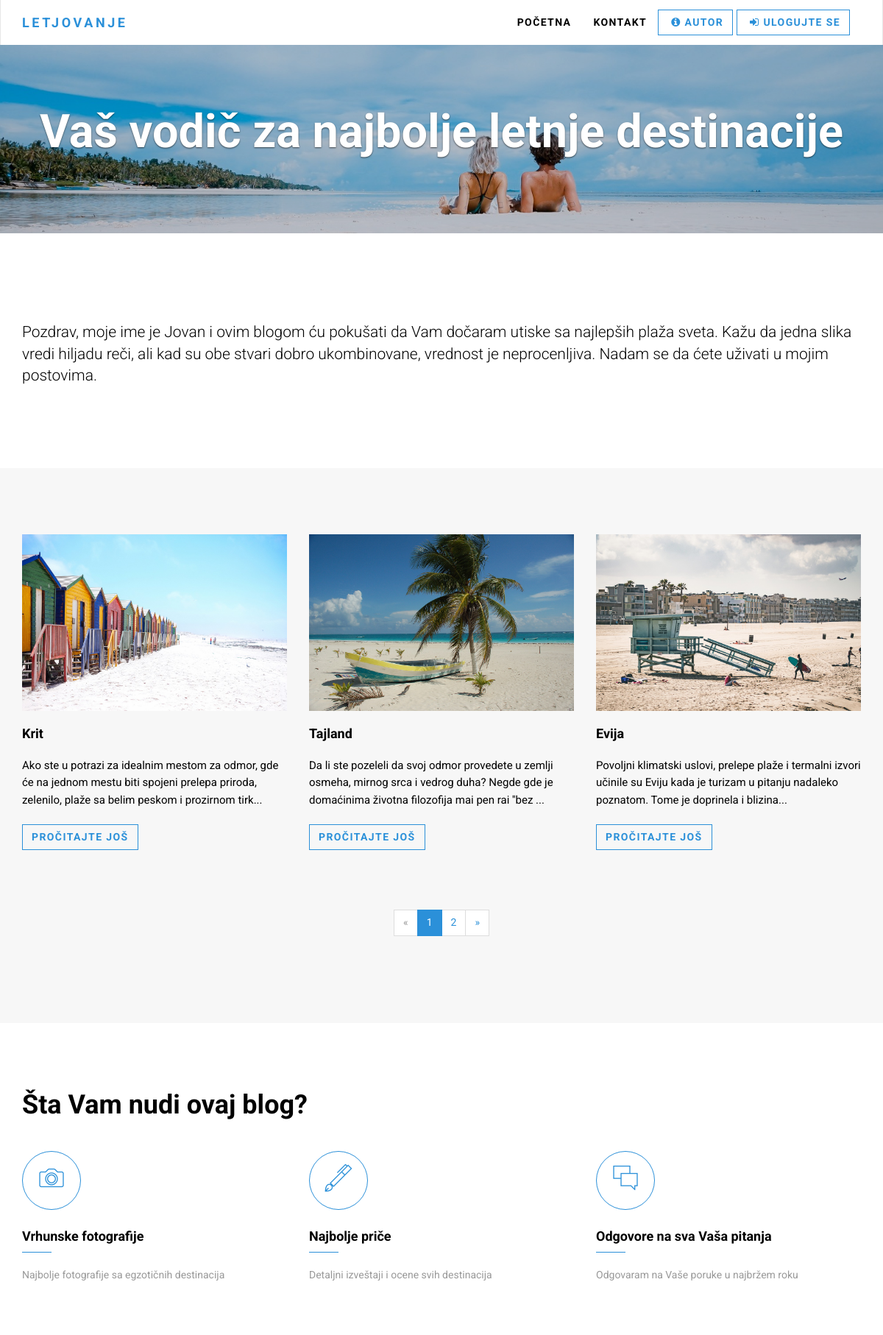
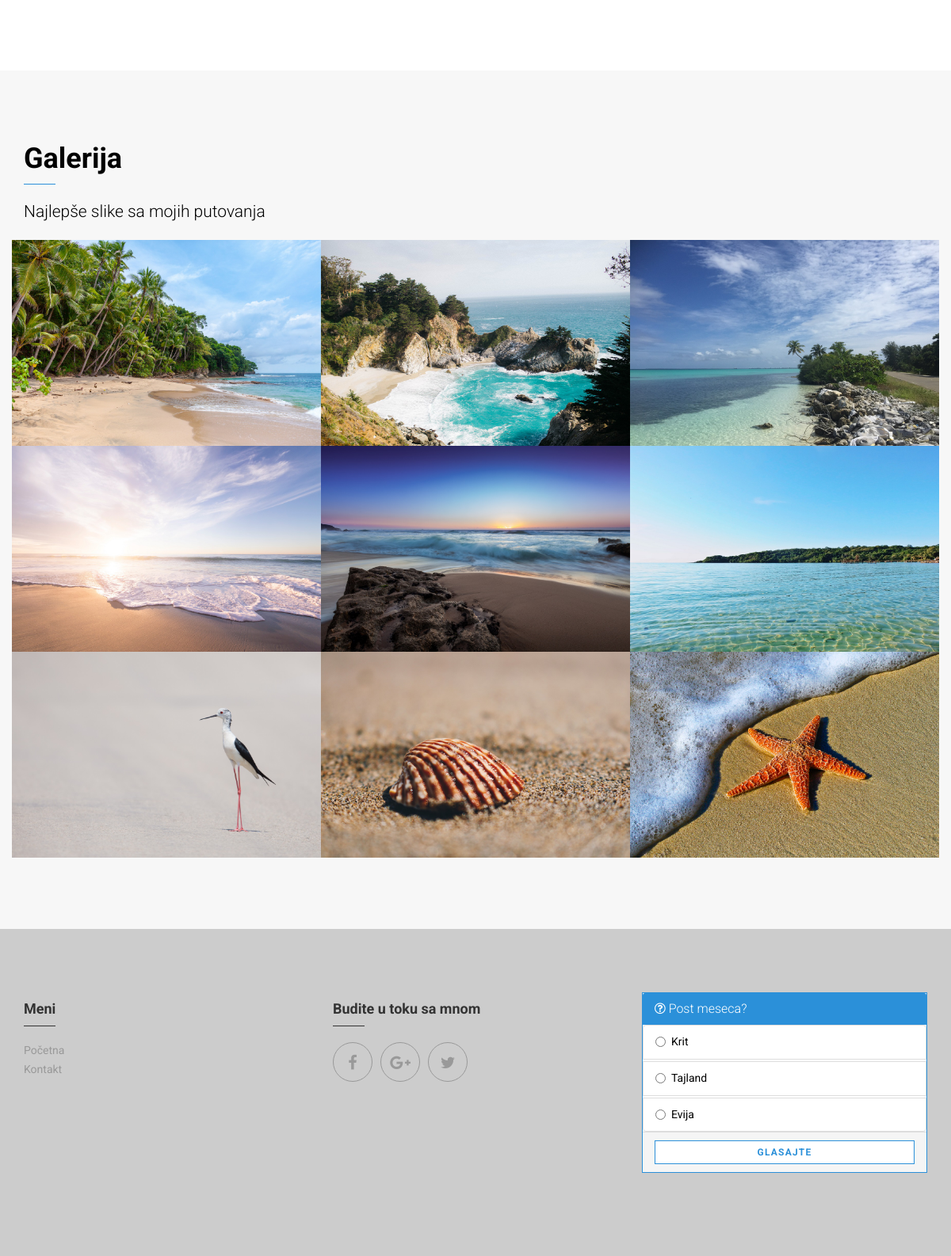
The page / (upper part) on the database its author committed (2 pictures, top to bottom).
### tables this page shows
CREATE TABLE `link` (
  `id` int(5) NOT NULL,
  `naslov` varchar(30) NOT NULL,
  `url` varchar(255) NOT NULL,
  `pozicija` int(5) NOT NULL
);

CREATE TABLE `post` (
  `id` int(100) NOT NULL,
  `naslov` varchar(100) NOT NULL,
  `tekst` mediumtext NOT NULL,
  `datum` datetime NOT NULL DEFAULT CURRENT_TIMESTAMP,
  `korisnik_id` int(11) NOT NULL,
  `slika` varchar(255) NOT NULL
);

CREATE TABLE `galerija` (
  `id` int(255) NOT NULL,
  `naslov` varchar(100) NOT NULL,
  `alt` varchar(255) NOT NULL,
  `putanja` varchar(255) NOT NULL
);

CREATE TABLE `anketa_pitanje` (
  `id` int(10) NOT NULL,
  `tekst` varchar(100) NOT NULL,
  `aktivna` bit(1) NOT NULL
);

CREATE TABLE `anketa_odgovor` (
  `id` int(30) NOT NULL,
  `tekst` varchar(100) NOT NULL,
  `br_glasova` int(5) DEFAULT '0',
  `pitanje_id` int(10) NOT NULL
);

### modules/connection.php (called while the page is built, shortened)
<?php
    try {
        $connection = new PDO("mysql:host=".HOST.";dbname=".DBNAME.";charset=utf8", USERNAME, PASSWD);
        $connection->setAttribute(PDO::ATTR_ERRMODE, PDO::ERRMODE_EXCEPTION);
        $connection->setAttribute(PDO::ATTR_DEFAULT_FETCH_MODE, PDO::FETCH_OBJ);
    }
    catch(PDOException $ex){
        echo $ex->getMessage();
    }
    function sql_select_all($query){
        global $connection;
        $result = $connection->query($query)->fetchAll();
        return $result;
    }

### views/home.php (the view, shortened to what this page needs)
<div class="jumbotron main-jumbotron">
    <div class="container">
        <div class="content">
            <h1>Vaš vodič za najbolje letnje destinacije</h1>
        </div>
    </div>
</div>
<section>
    <div class="container">
        <p class="lead">Pozdrav, moje ime je Jovan i ovim blogom ću pokušati da Vam dočaram utiske sa najlepših plaža sveta. Kažu da jedna slika vredi hiljadu reči, ali kad su obe stvari dobro ukombinovane, vrednost je neprocenljiva. Nadam se da ćete uživati u mojim postovima.</p>
    </div>
</section>
<section class="background-gray-lightest">
    <div class="container">
        <div class="row" id="pn">
            <?php
                if(isset($_GET["pn"])) {
                    $selectedPage = $_GET["pn"];
                    $pnPage = ($selectedPage-1)*3;
                    $query_posts = "SELECT * FROM post ORDER BY datum DESC LIMIT $pnPage,3";
                    $allPosts = sql_select_all($query_posts);
                }
                else {
                    $query_posts = "SELECT * FROM post ORDER BY datum DESC LIMIT 3";
                    $allPosts = sql_select_all($query_posts);
                }
                foreach ($allPosts as $post):
            ?>
                    <div class="col-sm-4">
                        <div class="post">
                            <div class="image"><a href="index.php?stranica=post&izabrani=<?= $post->id ?>"><img src="<?= $post->slika ?>" alt="slika_posta" class="img-responsive"></a></div>
                            <h3><a href="index.php?stranica=post&izabrani=<?= $post->id ?>"><?= $post->naslov ?></a></h3>
                            <p class="post__intro"><?= substr($post->tekst, 0, 150).'...' ?></p>
                            <p class="read-more"><a href="index.php?stranica=post&izabrani=<?= $post->id ?>" class="btn btn-ghost">Pročitajte još     </a></p>
                        </div>
                    </div>
            <?php endforeach; ?>
        </div>
            <?php
                $query_pn = "SELECT COUNT(*) as numRows from post";
                $numRows = $connection->query($query_pn)->fetch()->numRows;
                $perPage = 3;
                $numPages = ceil($numRows/$perPage);
            ?>
            <div class="text-center">
                <ul class="pagination pagination-centered">
                    <?php if(!isset($_GET["pn"])): ?>
                        <li class="page-item disabled">
                    <?php else: ?>
                        <li class="page-item">
                    <?php endif; ?>
                        <a class="page-link" href="index.php#pn" aria-label="Previous">
                            <span aria-hidden="true">&laquo;</span>
                        </a>
                    </li>
                    <?php for($i=0; $i<$numPages; $i++): ?>
                        <?php if(isset($_GET["pn"])): ?>
                            <?php if($i==0): ?>
                                <li><a href="index.php#pn">1</a></li>
                                <?php elseif($_GET["pn"]==$i+1): ?>
                                    <li class="active"><a href="index.php?pn=<?= $i+1 ?>#pn"><?= $i+1 ?></a></li>
                                <?php else: ?>
                                    <li><a href="index.php?pn=<?= $i+1 ?>#pn"><?= $i+1 ?></a></li>
                            <?php endif; ?>
                        <?php else: ?>
                            <?php if($i==0): ?>
                                <li class="active"><a href="index.php#pn">1</a></li>
                            <?php else: ?>
                                <li><a href="index.php?pn=<?= $i+1 ?>#pn"><?= $i+1 ?></a></li>
                            <?php endif; ?>
                        <?php endif; ?>
                    <?php endfor; ?>
                    <?php if(isset($_GET["pn"])): ?>
                        <?php if($_GET["pn"]==$numPages): ?>
                            <li class="page-item disabled">
                        <?php else: ?>
                            <li class="page-item">
                        <?php endif; ?>
                        <?php else: ?>
                            <li class="page-item">
                    <?php endif; ?>
                        <a class="page-link" href="index.php?pn=<?= $numPages ?>#pn" aria-label="Next">
                            <span aria-hidden="true">&raquo;</span>
                        </a>
                    </li>
                </ul>
            </div>
    </div>
</section>
<section>
    <div class="container clearfix">
        <div class="row services">
            <div class="col-md-12">
                <h2 class="h1">Šta Vam nudi ovaj blog?</h2>
                <div class="row">
                    <div class="col-sm-4">
                        <div class="box box-services">
                            <div class="icon"><i class="pe-7s-camera"></i></div>
                            <h4 class="heading">Vrhunske fotografije</h4>
                            <p>Najbolje fotografije sa egzotičnih destinacija</p>
                        </div>
                    </div>
                    <div class="col-sm-4">
                        <div class="box box-services">
                            <div class="icon"><i class="pe-7s-pen"></i></div>
                            <h4 class="heading">Najbolje priče</h4>
                            <p>Detaljni izveštaji i ocene svih destinacija</p>
                        </div>
                    </div>
                    <div class="col-sm-4">
                        <div class="box box-services">
                            <div class="icon"><i class="pe-7s-chat"></i></div>
                            <h4 class="heading">Odgovore na sva Vaša pitanja</h4>
                            <p>Odgovaram na Vaše poruke u najbržem roku</p>
                        </div>
                    </div>
                </div>
            </div>
        </div>
    </div>
</section>
<section id="gallery" class="background-gray-lightest">
    <div class="container">
        <div class="row">
            <div class="col-md-12">
                <h1 class="heading">Galerija</h1>
                <p class="lead">Najlepše slike sa mojih putovanja</p>
            </div>
        </div>
    </div>
    <div class="container">
        <div class="row no-space">
            <?php
                $query_imgs = "SELECT * from galerija";
                $allImgs = sql_select_all($query_imgs);
                foreach ($allImgs as $img):
            ?>
            <div class="col-sm-4 col-xs-6">
                <div class="box"><a href="<?= $img->putanja ?>" title="" data-lightbox="gallery" data-title="<?= $img->naslov ?>"><img src="<?= $img->putanja ?>" alt="<?= $img->alt ?>" class="img-responsive"></a></div>
            </div>
            <?php endforeach; ?>
        </div>
    </div>
</section>

### views/nav.php (shortened to what this page needs)
<div id="navigation" class="collapse navbar-collapse navbar-right">
    <ul class="nav navbar-nav">
        <?php
            $query_links = "SELECT * FROM link ORDER BY pozicija";
            $allLinks = sql_select_all($query_links);
            foreach($allLinks as $link):
        ?>
        <li><a href="<?= $link->url ?>"><?= $link->naslov ?></a></li>
        <?php endforeach; ?>
    </ul>

### views/footer.php (shortened to what this page needs)
<footer class="footer">
    <div class="footer__block">
        <div class="container">
            <div class="row">
                <div class="col-md-4 col-sm-6">
                    <h4 class="heading">Meni</h4>
                    <ul>
                        <li><a href="index.php">Početna</a></li>
                        <li><a href="index.php?stranica=kontakt">Kontakt</a></li>
                    </ul>
                </div>
                <div class="col-md-4 col-sm-6">
                    <h4 class="heading">Budite u toku sa mnom</h4>
                    <p class="social social--big"><a href="https://www.facebook.com" data-animate-hover="pulse" class="external facebook"><i class="fa fa-facebook"></i></a><a href="https://plus.google.com/discover" data-animate-hover="pulse" class="external gplus"><i class="fa fa-google-plus"></i></a><a href="https://twitter.com/search-home" data-animate-hover="pulse" class="external twitter"><i class="fa fa-twitter"></i></a></p>
                </div>
                <?php
                    $aktivna = 1;
                    $query_question = "SELECT id, tekst
                        FROM anketa_pitanje
                        WHERE id =
                        (SELECT MAX(id) FROM anketa_pitanje WHERE aktivna = :aktivna1)
                    ";
                    $ps1 = $connection->prepare($query_question);
                    $ps1->bindParam(":aktivna1", $aktivna);
                    $query_answer_votes = "SELECT DISTINCT ao.id AS id_odgovor, ao.tekst AS tekst_odgovor, ao.br_glasova
                        FROM anketa_pitanje ap
                        INNER JOIN anketa_odgovor ao
                        ON ap.id = ao.pitanje_id
                        LEFT JOIN anketa_glas ag
                        ON ao.id = ag.odgovor_id
                        WHERE ap.id =
                        (SELECT MAX(ap.id) FROM anketa_pitanje ap WHERE aktivna = :aktivna2)
                    ";
                    $ps2 = $connection->prepare($query_answer_votes);
                    $ps2->bindParam(":aktivna2",$aktivna);
                    try {
                        $ps1->execute();
                        $ps2->execute();
                        $question = $ps1->fetch();
                        $pool_infos = $ps2->fetchAll();
                    }
                    catch (PDOException $ex){
                        echo "<script>$('#vote_msg').html('Greška u radu sa bazom');</script>";
                    }
                ?>
                <div class="col-md-4 col-sm-12">
                    <div class="panel panel-primary" id="pool">
                        <div class="panel-heading">
                            <h3 class="panel-title"><span class="fa fa-question-circle-o"></span> <?= $question->tekst ?></h3>
                        </div>
                        <div class="panel-body">
                            <ul class="list-group">
                               <?php foreach ($pool_infos as $pool_info): ?>
                                <li class="list-group-item">
                                    <div class="radio">
                                        <label>
                                            <input type="radio" name="pool" value="<?= $pool_info->id_odgovor ?>"> <?= $pool_info->tekst_odgovor ?> <b class="vote_info pull-right"><?= $pool_info->br_glasova ?></b>
                                        </label>
                                    </div>
                                </li>
                                <?php endforeach; ?>
                            </ul>
                        </div>
                        <div class="panel-footer text-center">
                            <button type="button" class="btn btn-primary btn-block btn-sm" id="btnVote" value="Vote">
                                Glasajte</button>
                        </div>
                    </div>
                </div>
            </div>
        </div>
    </div>
</footer>

### css/custom.css (style rules this page uses)
.panel-body:not(.two-col) { padding: 0px; }
.panel-body .radio, .panel-body .checkbox { margin-top: 0px; margin-bottom: 0px; }
.panel-body .list-group { margin-bottom: 0; }
.panel-body .radio label, .panel-body .checkbox label { display: block; }
.panel { border-color: #2b90d9; }

### rows shown on the page
link: naslov "POČETNA"
link: naslov "KONTAKT"
post: slika (picture), naslov "Krit", tekst "Ako ste u potrazi za idealnim mestom za odmor, gde će na jednom mestu biti spojeni prelepa priroda, zelenilo, plaže sa belim peskom i prozirnom tirk"
post: slika (picture), naslov "Tajland", tekst "Da li ste pozeleli da svoj odmor provedete u zemlji osmeha, mirnog srca i vedrog duha? Negde gde je domaćinima životna filozofija mai pen rai ''bez"
post: slika (picture), naslov "Evija", tekst "Povoljni klimatski uslovi, prelepe plaže i termalni izvori učinile su Eviju kada je turizam u pitanju nadaleko poznatom. Tome je doprinela i blizina"
galerija: putanja (picture)
galerija: putanja (picture)
galerija: putanja (picture)
galerija: putanja (picture)
galerija: putanja (picture)
galerija: putanja (picture)
galerija: putanja (picture)
galerija: putanja (picture)
galerija: putanja (picture)
anketa_pitanje: tekst "Post meseca?"
anketa_odgovor: tekst "Krit"
anketa_odgovor: tekst "Tajland"
anketa_odgovor: tekst "Evija"
